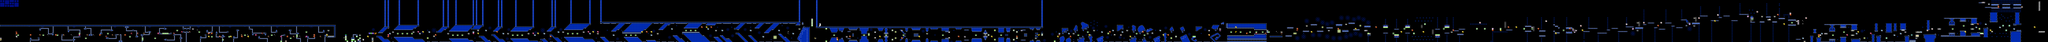

A level layout from a 2D game, rendered from its tile map. Below: a short description, then the map file with tile-grid data replaced by summaries:
An orthogonal 1300x27 tile map with 16x16 px tiles, 2 tile layers (SP, ...), 2 tilesets, 2 image layers.

<map version="1.10" tiledversion="1.11.2" orientation="orthogonal" renderorder="right-down" width="1300" height="27" tilewidth="16" tileheight="16" infinite="0" nextlayerid="5" nextobjectid="1">
 <editorsettings>
  <chunksize width="16" height="27" />
  <export target="stereomadness.csv" format="csv" />
  <decoset name="EXTRASPRITES1" />
 </editorsettings>
 <tileset firstgid="1" name="famidash" tilewidth="16" tileheight="16" tilecount="256" columns="16">
  <image source="../../../GRAPHICS/famidash.bmp" width="256" height="256" />
 </tileset>
 <tileset firstgid="257" name="sprites" tilewidth="16" tileheight="16" tilecount="256" columns="16">
  <image source="../../../GRAPHICS/sprites.png" width="256" height="256" />
 </tileset>
 <imagelayer id="3" name="Image Layer 1" parallaxx="0.9" parallaxy="0.9" repeatx="1" repeaty="1">
  <image source="../../../GRAPHICS/Old/parallax Blue.bmp" width="144" height="72" />
 </imagelayer>
 <imagelayer id="4" name="Image Layer 2" offsetx="0" offsety="432" repeatx="1">
  <image source="../../../GRAPHICS/ground.bmp" width="64" height="128" />
 </imagelayer>
 <layer id="1" width="1300" height="27">
  <data>[35100 cells, 35100 non-empty, 81 distinct tile ids]</data>
 </layer>
 <layer id="2" name="SP" width="1300" height="27">
  <data>[35100 cells, 520 non-empty, 74 distinct tile ids]</data>
 </layer>
</map>
